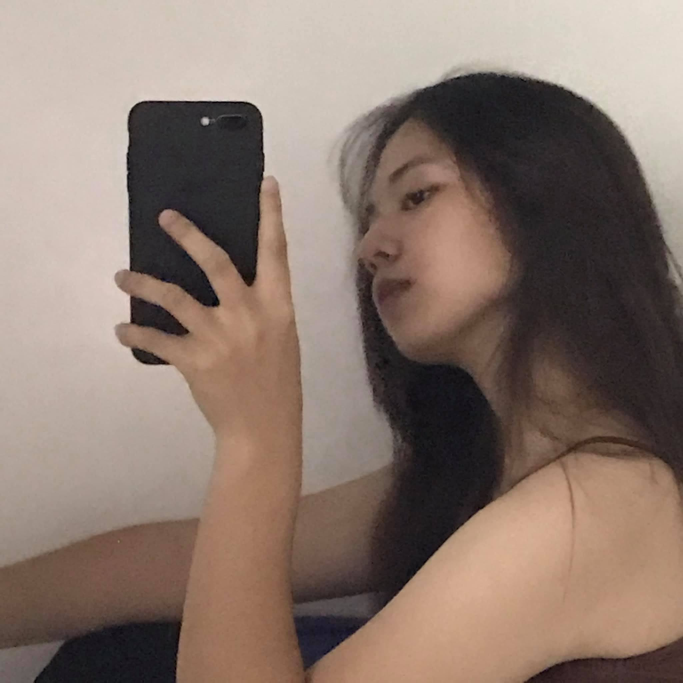
#> input picture arzea.jpg, 2048 x 2048 px (shown at 1/3 size)
$ python image-to-ascii.py
#> lines starting #> are read from the running program, lines starting #| are printed output that depends on the picture
#> in main, image is the input picture: PIL image 2048x2048 RGB; mean R, G, B 138.5, 119.9, 109.6
from PIL import Image

# Define the ASCII characters used for the conversion
ASCII_CHARS = "@%#*+=-:. "

def resize_image(image, new_width=100):
#> called with new_width = 100
    width, height = image.size
#> width = 2048; height = 2048
    ratio = height / float(width)
#> ratio = 1
    new_height = int(new_width * ratio)
#> new_height = 100
    resized_image = image.resize((new_width, new_height))
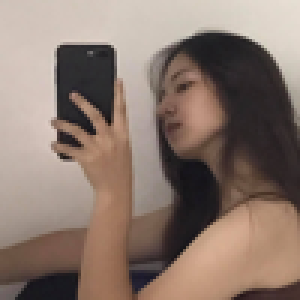
#> resized_image: PIL image 100x100 RGB (shown 3 times larger); mean R, G, B 138.5, 119.9, 109.6
    return resized_image

def grayify(image):
    grayscale_image = image.convert("L")
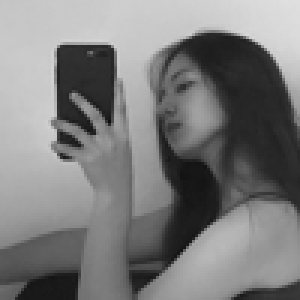
#> grayscale_image: PIL image 100x100 L (shown 3 times larger); min 14, max 223, mean 124.3
    return grayscale_image

def pixels_to_ascii(image):
    pixels = image.getdata()
    ascii_str = ""
    for pixel_value in pixels:
        ascii_str += ASCII_CHARS[pixel_value // 25]  # Map pixel value to corresponding ASCII character
#> this loop made 10000 passes
#> (pixel_value, ascii_str) on passes 1 to 3: (196, ':'), (197, '::'), (197, ':::')
    return ascii_str

def main(image_path, new_width=100):
    try:
        image = Image.open(image_path)
    except Exception as e:
        print("Error:", e)
        return

    image = resize_image(image, new_width)
    image = grayify(image)
    ascii_str = pixels_to_ascii(image)

    # Reshape the ASCII string to match the new width
    pixel_count = len(ascii_str)
#> pixel_count = 10000
    ascii_img = "\n".join([ascii_str[i:i + new_width] for i in range(0, pixel_count, new_width)])

    print(ascii_img)

if __name__ == "__main__":
    image_path = "arzea.jpg"  # Replace this with the path to your image
    new_width = 100  # Adjust the width to control the size of the ASCII art
    main(image_path, new_width)
